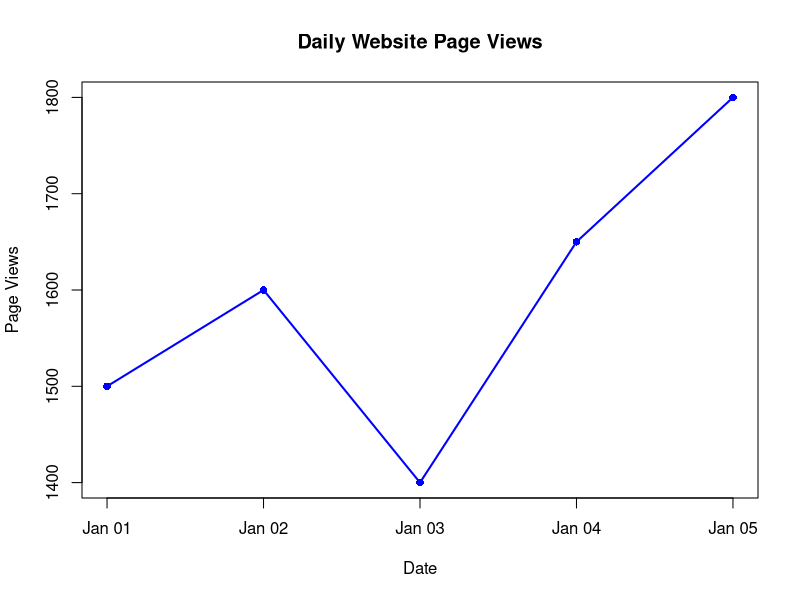

Generate this figure with R:
# Website Traffic Data

date <- as.Date(c("2023-01-01",
                  "2023-01-02",
                  "2023-01-03",
                  "2023-01-04",
                  "2023-01-05"))

page_views <- c(1500, 1600, 1400, 1650, 1800)

# Line Chart

plot(date,
     page_views,
     type = "o",
     col = "blue",
     pch = 16,
     lwd = 2,
     xlab = "Date",
     ylab = "Page Views",
     main = "Daily Website Page Views")
